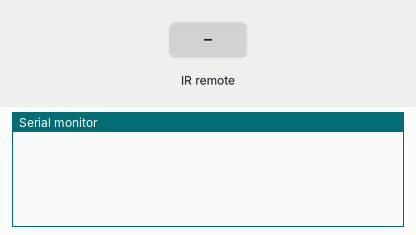
Recording of a sketch running on a simulated Arduino Uno, built with avr-gcc and run on an emulated ATmega328P. Shown: the last lines printed to the serial monitor. The inputs (shaded band) are chosen by the test bench.

Above: at 1.2 s.
1.3 s: infrared code 0xFFFFFFFF received
At 2.5 s:
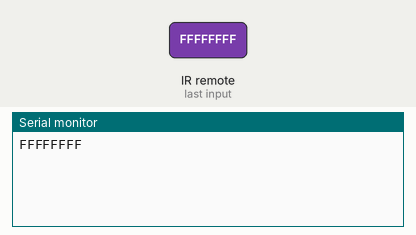
2.8 s: infrared code 0xFE9966 received
At 4.0 s:
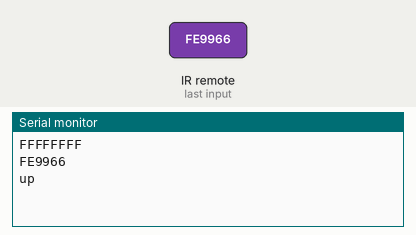
4.3 s: infrared code 0xFE39C6 received
At 5.4 s:
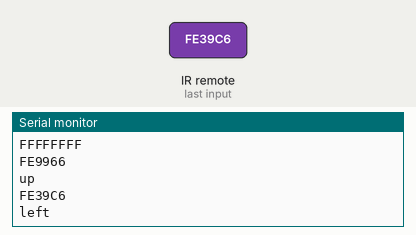
5.8 s: infrared code 0xFE7986 received
At 6.5 s:
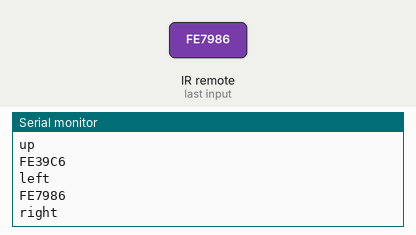
7.3 s: infrared code 0xFEB946 received
At 7.6 s:
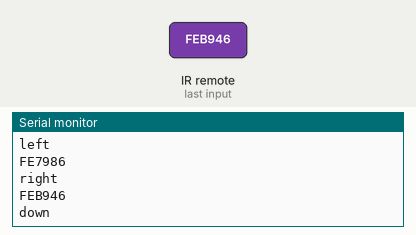
8.8 s: infrared code 0xFE59A6 received
At 10.0 s:
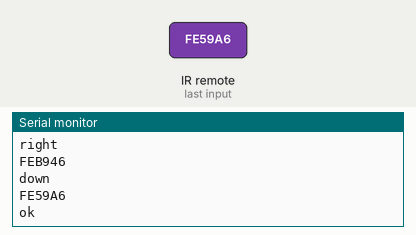

Measured:
- after the input at 1.3 s, the serial monitor: prints a new line at once (image 1)
- after the input at 2.8 s, the serial monitor: prints a new line at once (image 2)
- after the input at 4.3 s, the serial monitor: prints a new line at once (image 3)
- after the input at 5.8 s, the serial monitor: prints a new line at once (image 4)
- after the input at 7.3 s, the serial monitor: prints a new line at once (image 5)
- after the input at 8.8 s, the serial monitor: prints a new line at once (image 6)

The sketch:

IR.ino
```cpp
#include <IRremote.h>

// Define sensor pin
const int RECV_PIN = 4;

// Define IR Receiver and Results Objects
IRrecv irrecv(RECV_PIN);
decode_results results;
unsigned long lastCode;

void setup(){
  // Serial Monitor @ 9600 baud
  Serial.begin(9600);
  // Enable the IR Receiver
  irrecv.enableIRIn();
}

void loop(){
 if(irrecv.decode(&results)) //this checks to see if a code has been received
{
 Serial.println(results.value, HEX);
    if(results.value == 0xFFFFFFFF)
    {
       // If Repeat then use last code received
       results.value = lastCode;
    }


    if(results.value == 0xFE9966 )
    {

      Serial.println("up");


    }

   if(results.value == 0xFE39C6)
    {
     Serial.println("left");
    }


   if(results.value == 0xFE7986)
    {
     Serial.println("right");
    }


if(results.value == 0xFEB946 )
    {
     Serial.println("down");
    }

if(results.value == 0xFE59A6 )
    {
     Serial.println("ok");
    }
if (results.value==0xFE19E6){
  Serial.println("s-");
}
if (results.value==0xFED02F){
  Serial.println("s+");
}


    delay(30);

    irrecv.resume();
}

}
```
